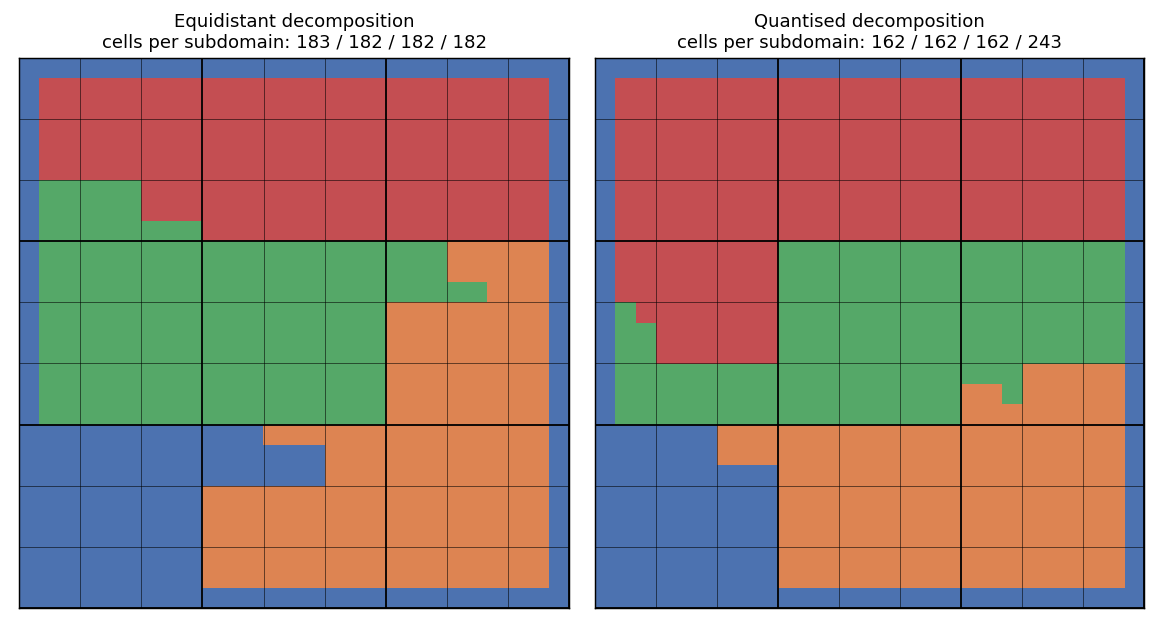

Here is the Python script that generated this plot:
# This file is part of the Peano project. For conditions of distribution and
# use, please see the copyright notice at www.peano-framework.org
"""!

Create the quantised-decomposition PNG of the tutorial 35_offline-load-balancing.ipynb

The script computes two offline decompositions of the tutorial's regular
mesh along Peano's space-filling curve, the equidistant one and the quantised
one, keeps the cells along the periodic boundary on tree 0, and draws them next
to each other. It does not build or run anything. Call it from anywhere:

     python3 tutorials/exahype2/illustrations/35_offline-load-balancing-quantised.py

The script needs matplotlib, but no ParaView.

"""
import importlib.util
import os

import numpy as np
import matplotlib

matplotlib.use("Agg")
import matplotlib.pyplot as plt

Here = os.path.dirname(os.path.abspath(__file__))

# The file names of the scripts start with a digit, i.e. we cannot import them
_specification = importlib.util.spec_from_file_location(
    "plan_vs_run_illustrations",
    os.path.join(Here, "35_offline-load-balancing-plan-vs-run.py"),
)
plan_vs_run = importlib.util.module_from_spec(_specification)
_specification.loader.exec_module(plan_vs_run)

import toolbox.loadbalancing.api.input.RegularGridGenerator as RegularGridGenerator
import toolbox.loadbalancing.api.strategies.Decomposition as Decomposition
import toolbox.loadbalancing.api.strategies.SplitTrees as SplitTrees

QuantisedPicture = os.path.join(Here, "35_offline-load-balancing-quantised.png")
NumberOfSubtrees = plan_vs_run.domain_decomposition.NumberOfThreads
CellsPerAxis = plan_vs_run.CellsPerAxis


def owner_of_cells(quantised):
    """!
    Owner of each fine grid cell after the offline decomposition

    @param quantised: Bool
      Quantised instead of equidistant chunk sizes
    """
    tree = RegularGridGenerator.RegularGridGenerator(max_level=3, dimensions=2)
    if quantised:
        decomposition = Decomposition.quantised_splitting(
            peano_tree=tree, number_of_subtrees=NumberOfSubtrees, dimension=2
        )
    else:
        decomposition = Decomposition.equidistant_splitting(
            peano_tree=tree, number_of_subtrees=NumberOfSubtrees
        )
    SplitTrees.split_tree(tree, decomposition=decomposition, periodic_BC=[True, True])
    owner = np.zeros((CellsPerAxis, CellsPerAxis), dtype=int)
    for x in range(CellsPerAxis):
        for y in range(CellsPerAxis):
            owner[y, x] = tree._tree_arrays[2][x][y][1]
    return owner


if __name__ == "__main__":
    figure, axes = plt.subplots(1, 2, figsize=(9.0, 5.2))
    plan_vs_run.draw(axes[0], owner_of_cells(False), "Equidistant decomposition")
    plan_vs_run.draw(axes[1], owner_of_cells(True), "Quantised decomposition")
    plt.tight_layout()
    plt.savefig(QuantisedPicture, dpi=130, bbox_inches="tight")
    print("wrote {}".format(QuantisedPicture))
